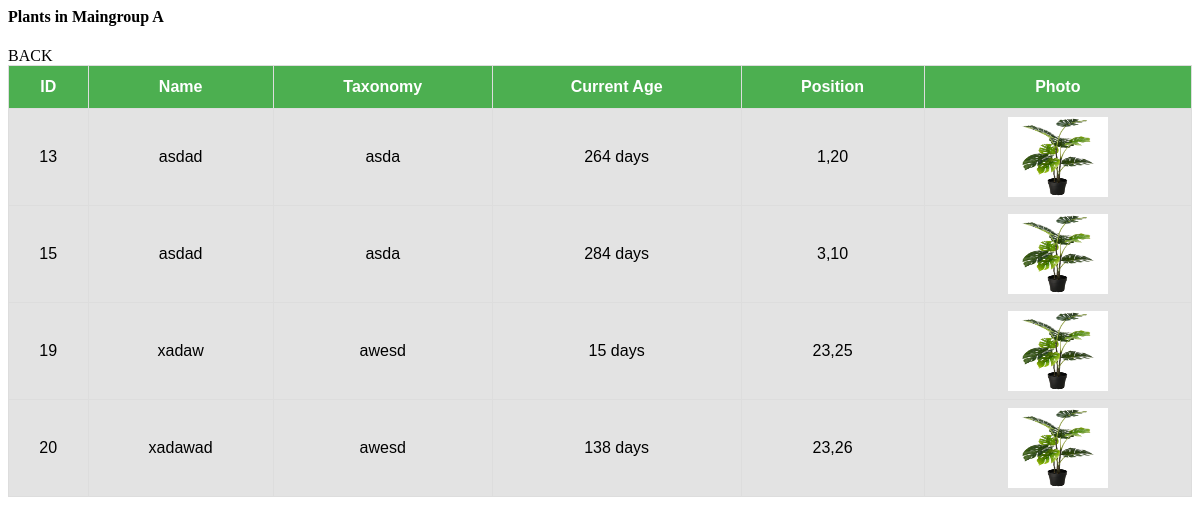
Page /MaingroupOpen.php?id=3 on the committed database.
### tables this page shows
CREATE TABLE `maingroup` (
  `ID` int(10) NOT NULL,
  `Name` varchar(30) NOT NULL,
  `Description` varchar(100) NOT NULL
);

CREATE TABLE `plants` (
  `ID` int(10) NOT NULL,
  `Name` varchar(50) NOT NULL,
  `DOB` date DEFAULT NULL,
  `CurrentAge` varchar(20) NOT NULL,
  `MaxAge` varchar(20) NOT NULL,
  `WaterAmount` varchar(20) NOT NULL,
  `WaterFrequency` varchar(20) NOT NULL,
  `NutritionAmount` varchar(20) NOT NULL,
  `NutritionFrequency` varchar(20) NOT NULL,
  `Photo` varchar(50) NOT NULL,
  `Taxonomy` varchar(20) NOT NULL,
  `Row` varchar(20) NOT NULL,
  `Col` varchar(20) NOT NULL,
  `SubgroupID` int(10) NOT NULL,
  `MaingroupID` int(10) NOT NULL,
  `Flag` int(10) NOT NULL DEFAULT 1,
  `NextWater` date DEFAULT NULL,
  `NextNutrition` date DEFAULT NULL
);

### MaingroupOpen.php (the view, shortened to what this page needs)
<head>
</head>
<?php
$servername = "localhost";
$username = "root";
$password = "";
$dbname = "medicinal_plants";
$conn = new mysqli($servername, $username, $password, $dbname);
    $Date = date("Y-m-d",strtotime('+330 minutes'));
    $id=$_GET["id"];
?>
<h4>Plants in Maingroup
<?php
$sql = "SELECT * from maingroup where ID=$id";
$result = $conn->query($sql);
if ($result->num_rows > 0)
{
	while($row = $result->fetch_assoc())
{
    echo $row["Name"];
}
}
?></h4>
 <a class="back" href="./ShowDetails.php">BACK</a>
<table id="report1">
	<tr>
    <th>ID</th>
    <th>Name</th>
	<th>Taxonomy</th>
	<th>Current Age</th>
    <th>Position</th>
    <th>Photo</th>
	</tr>
	<?php
    $sql = "SELECT * from plants where MaingroupID=$id";
    $result = $conn->query($sql);
if ($result->num_rows > 0)
{
	while($row = $result->fetch_assoc())
{
?>
    <tr>
	<td><?php echo $row["ID"]?></td>
	<td><?php echo $row["Name"]?></td>
    <td><?php echo $row["Taxonomy"]?></td>
    <td><?php
    $date1=date_create($Date);
    $date2=date_create($row["DOB"]);
    $diff=date_diff($date1,$date2);
    echo $diff->format("%a days")
    ?></td>
    <td><?php echo $row["Row"].",".$row["Col"]?></td>
    <td><img src="./assets/img/<?php echo $row["Photo"]?>" width=100 height=80></td>
	</tr>
<?php
}
}
else  {
    ?>
    <div style="padding-top:100px">No Results</div>
    <?php
};
	?>
	</table>

### MaingroupOpen.php (style rules this page uses)
* { box-sizing: border-box; }
#report1 { font-family: "Trebuchet MS", Arial, Helvetica, sans-serif; border-collapse: collapse; color:black; background-color:#e3e3e3; opacity:1; text-align: center; width: 100%; }
#report1 td, #report1 th { border: 1px solid #ddd; padding: 8px; }
#report1 th { padding-top: 12px; padding-bottom: 12px; text-align: center; background-color: #4CAF50; color: white; }
.back { color:black; text-decoration:none }

### rows in the picture
maingroup: Name "A"
plants: ID "13", Name "asdad", Taxonomy "asda", DOB "264 days", Row "1", Col "20", Photo (picture)
plants: ID "15", Name "asdad", Taxonomy "asda", DOB "284 days", Row "3", Col "10", Photo (picture)
plants: ID "19", Name "xadaw", Taxonomy "awesd", DOB "15 days", Row "23", Col "25", Photo (picture)
plants: ID "20", Name "xadawad", Taxonomy "awesd", DOB "138 days", Row "23", Col "26", Photo (picture)
